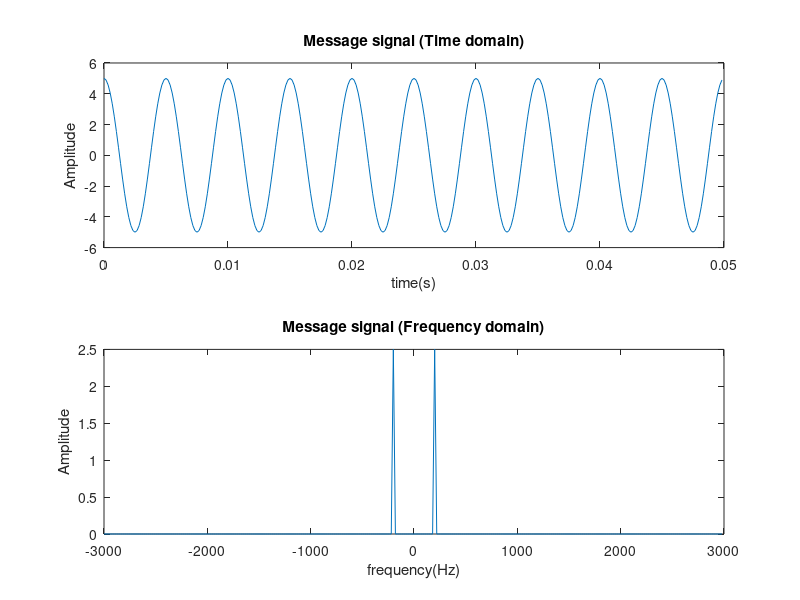

This chart was generated by the following MATLAB code: (Note: this script raises an error after producing the figure.)
%Code to performing conventional AM 
%Coded by S U Swakath Updated on 12th Nov 2020
%% --------- Generating message signal ----------------
clc;clear all;close all;
fm = 200 ; %Message signal frequency in Hz
fs = 6000; %Sampling frequency in Hz
T = 1/fm; %Message signal time period in s
nCycles = 10; %Number of cycles of message signal
t = 0:1/fs:((T*nCycles)-(1/fs));
Am = 5; %Message signal amplitude

ym = Am*cos(2*pi*fm*t);  %Message signal

%% --------Frequency and Time domain Plot of Message signal-----------
%computing frequency domain representation of ym
Ym_fft = fftshift(fft(ym))/length(ym); %dft of message signal
Nfft = length(Ym_fft); %N value of N point dft
f = fs*(-Nfft/2:Nfft/2-1)/Nfft; %frequency vector for plot

%time domain plot plot of message signal
figure(1)
subplot(2,1,1)
plot(t,ym)
title("Message signal (Time domain)")
xlabel("time(s)")
ylabel("Amplitude")

%frequency domain plot of message signal
subplot(2,1,2)
plot(f,abs(Ym_fft))
title("Message signal (Frequency domain)")
xlabel("frequency(Hz)")
ylabel("Amplitude")

%% -----------Performing AM Modulation--------------- 
amod = 0.1; %Modulation index (amod<=1)
fc = 1000; %Carrier frequency in Hz
[yc,carrier] = modulation(ym,amod,fc,t); %Computing modulated signal
Yc_fft = fftshift(fft(yc))/length(yc);%modulated signal dft

%plotting Passband signal time domain and frequency domain plots
figure(2)
subplot(2,1,1)
plot(t,yc,'b')
hold on
plot(t,ym,'r')
hold off
title("Modulated signal (Time domain)")
xlabel("time(s)")
ylabel("Amplitude")
legend("Modulated signal", "Message signal");

subplot(2,1,2)
plot(f,abs(Yc_fft))
title("Modulated signal (Frequency domain)")
xlabel("frequency(Hz)")
ylabel("Amplitude")

figure(3)
plot(t,carrier);
title('Carrier Signal (Time domain)')
xlabel('time(s)')
ylabel('Amplitude')

%% -----------Performing AM demodulation--------
demodulatedSignal = demodulation(yc,fc,fs,t); %computing demodulated signal
demodulatedSignal_fft = fftshift( fft(demodulatedSignal)); 
demodulatedSignal_fft = demodulatedSignal_fft/length(demodulatedSignal);

%plotting received signal, time domain and frequency domain plots
figure(4)
subplot(2,1,1)
plot(t,demodulatedSignal);
title("Demodulated Signal (Time domain)");
xlabel("time(s)");
ylabel("Amplitude");
subplot(2,1,2)
plot(f,abs(demodulatedSignal_fft))
title("Demodulated Signal (Frequency domain)");
xlabel("frequency(Hz)");
ylabel("Amplitude");

disp('computation completed')
envelop = abs(hilbert(yc));
figure(5)
plot(t,envelop);
%% --------------- Functions ------------------
function [modulatedSignal,carrierSignal] = modulation(signal,a_mod,fc,t)
%This function takes a signal in time domain signal and computes its
%corresponding modulatedSignal using conventional AM modulation scheme.
%To compute the modulatedSignal the function takes a_mod (a_mod<=1),
%carrier wave frequency (fc) in Hz and time vector (t) in s
    
    min_signal = min(signal); %minimum value of the given signal
    Ac = (abs(min_signal))/a_mod; %carrier wave amplitude
    signalNorm = signal/abs(min_signal);
    modulatedSignal = Ac*((1+a_mod*signalNorm).*(cos(2*pi*fc*t)));%modulation 
    carrierSignal = Ac*(cos(2*pi*fc*t));%carrier wave
end

function [demodulatedSignal] = demodulation(passbandSignal,fc,fs,t)
%This function takes passbandSignal of conventional AM modulation  
%and demodulates the signal using coherent detection.
%The carrier frequency is fc. A 4th order butterworth filter is used as 
%a low pass filter with cutoff as fc. DC value offset is 
%eliminated to generate the original signal.
    temp = 2*passbandSignal.*cos(2*pi*fc*t); 
    temp_fft = fft(temp)/length(temp);
    temp = temp - temp_fft(1);%removing DC offset
    [b,a] = butter(4,fc*2/(fs),'low'); %low pass filter
    demodulatedSignal = filter(b,a,temp);  
end
